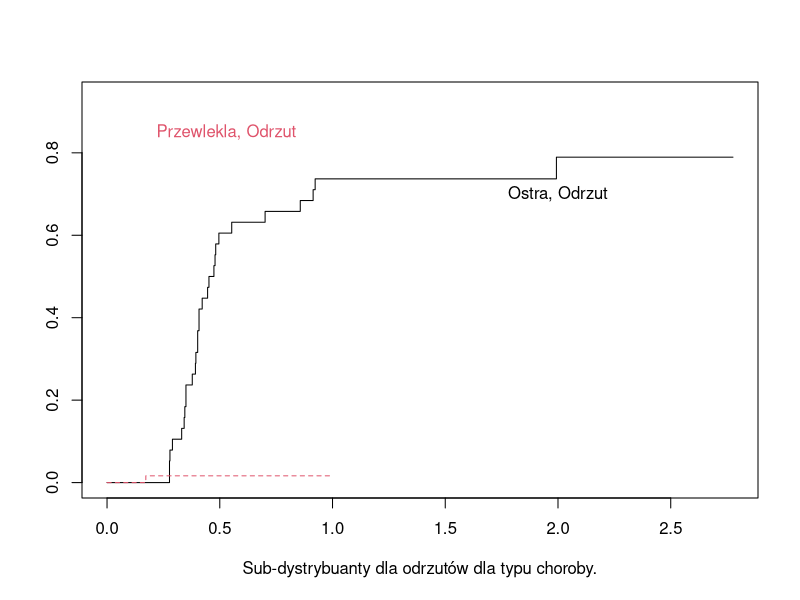
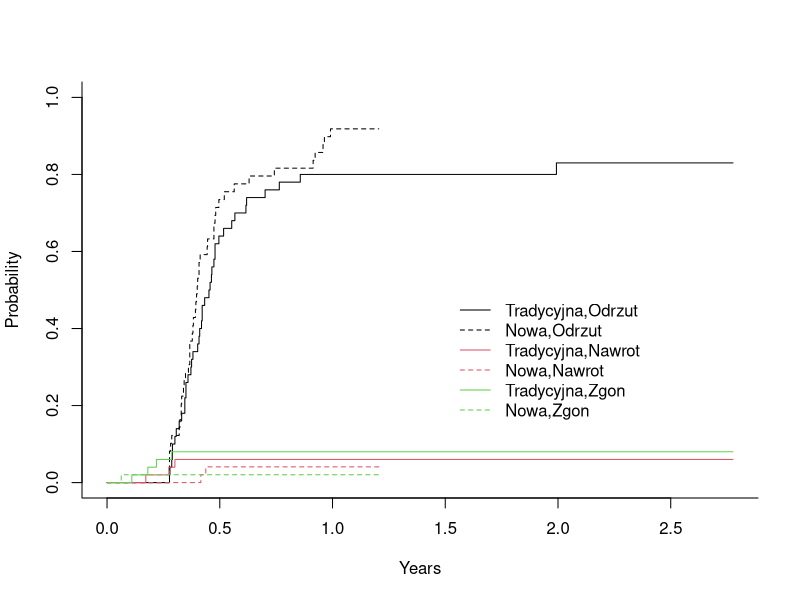
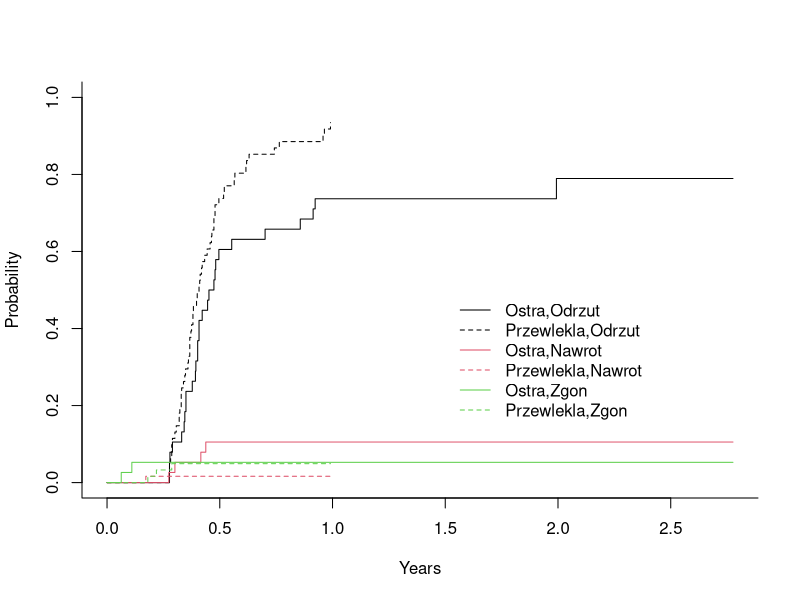

The R source for these figures, in order:
## ---- chunk 1
library(knitr)
opts_chunk$set(comment="", message=FALSE, warning=FALSE, tidy.opts=list(keep.blank.line=TRUE, width.cutoff=120),options(width=120),fig.align='center',fig.height=6, fig.width=10,fig.path='figure/beamer-',fig.width=6, fig.height=3, fig.show='hold',size='footnotesize', echo=FALSE)
## ---- chunk 2
print2 <- function (x, digits = max(options()$digits - 4, 3), ...) {
    if (!is.null(cl <- x$call)) {
        cat("Call:\n")
        dput(cl)
        cat("\n")
    }
    if (!is.null(x$fail)) {
        cat(" Coxph failed.", x$fail, "\n")
        return()
    }
    savedig <- options(digits = digits)
    on.exit(options(savedig))
    coef <- x$coefficients
    se <- sqrt(diag(x$var))
    if (is.null(coef) | is.null(se)) 
        stop("Input is not valid")
    if (is.null(x$naive.var)) {
        tmp <- cbind(coef, exp(coef), se, coef/se, signif(1 - 
            pchisq((coef/se)^2, 1), digits - 1))
        dimnames(tmp) <- list(names(coef), c("coef", "exp(coef)", 
            "se(coef)", "z", "p"))
    }
    else {
        nse <- sqrt(diag(x$naive.var))
        tmp <- cbind(coef, exp(coef), nse, se, coef/se, signif(1 - 
            pchisq((coef/se)^2, 1), digits - 1))
        dimnames(tmp) <- list(names(coef), c("coef", "exp(coef)", 
            "se(coef)", "robust se", "z", "p"))
    }
    cat("\n")
    print(tmp)
    logtest <- -2 * (x$loglik[1] - x$loglik[2])
    if (is.null(x$df)) 
        df <- sum(!is.na(coef))
    else df <- round(sum(x$df), 2)
    cat("\n")
    invisible(x)
}
## ---- chunk 3
library(survival)
dane <- read.csv("bmt.csv")

dane.red <- data.frame(dane, event=ifelse(dane$first_e==0,0,1),
                       odrzut=ifelse(dane$first_e==1,1,0), 
                       nawrot=ifelse(dane$first_e==2,1,0),
                       zgon=ifelse(dane$first_e==3,1,0))
## ---- chunk 4
library(cmprsk)
attach(dane)
ci.trt <- cuminc(first_t, first_e, group=trt) 
pdf(file = "plot1.pdf")
plot(ci.trt, curvlab=c("Tradycyjna,Odrzut", 
                       "Nowa,Odrzut",
                       "Tradycyjna,Nawrot",
                       "Nowa,Nawrot",
                       "Tradycyjna,Zgon",
                       "Nowa,Zgon"), col=c(1,1,2,2,3,3), wh=c(1.5,0.5),
     lty = c(1,2,1,2,1,2))
dev.off()
## ---- chunk 5

ci.diag <- cuminc(first_t, first_e, group=diag)
pdf(file = "plot2.pdf")
plot(ci.diag, curvlab=c("Ostra,Odrzut", 
                       "Przewlekla,Odrzut",
                       "Ostra,Nawrot",
                       "Przewlekla,Nawrot",
                       "Ostra,Zgon",
                       "Przewlekla,Zgon"),
     col=c(1,1,2,2,3,3), lty = c(1,2,1,2,1,2), wh = c(1.5,0.5))
dev.off()
## ---- chunk 6
library(cmprsk)
attach(dane.red)
ci.trt <- cuminc(first_t, first_e, group=trt)
ci.trt$Tests
## ---- chunk 7
ci.diag <- cuminc(first_t, first_e, group=diag)
ci.diag$Tests
## ---- chunk 8

ci.sfit <- survfit(Surv(first_t, event)~diag, etype=first_e, data=dane.red)
plot(ci.sfit, lty=c(1,0,0,2,0,0), col=1:2, mark.time=F, conf.int=F, xscale=1, xlab="Sub-dystrybuanty dla odrzutów dla typu choroby.")
text(2, 0.7,"Ostra, Odrzut", col=1)
text(0.53, 0.85,"Przewlekla, Odrzut", col=2)
## ---- chunk 9
print2(coxph.odrzut <- 
          coxph(Surv(first_t, first_e == 1) ~ diag+trt+age,
                            data = dane.red))
print2(coxph.nawrot <- 
          coxph(Surv(first_t, first_e == 2) ~ diag+trt+age,
                          data = dane.red))
print2(coxph.zgon <- 
          coxph(Surv(first_t, first_e == 3) ~ diag+trt+age,
                          data = dane.red))
## ---- chunk 10
attach(dane.red)

model.matrix(~ diag+trt+age)[,-1] -> m.dane.red

(mod.odrzut <- crr(ftime=first_t, 
                        fstatus=first_e,
                        cov1= m.dane.red,
                        #cov2 = trt,
                        failcode=1))
#istotny wsolczynnik przy diag
(mod.nawrot <- crr(ftime=first_t, 
                          fstatus=first_e,
                          cov1= m.dane.red,
                          #cov2 = trt,
                          failcode=2))
#nieisitoene wszyststko
(mod.zgon <- crr(ftime=first_t, 
                          fstatus=first_e,
                          cov1= m.dane.red,
                          #cov2 = trt,
                          failcode=3))
